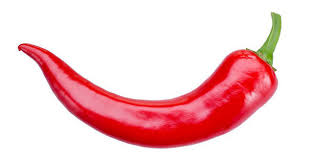
#> input picture images/ot.jpg, 313 x 161 px
$ python test.py
#> lines starting #> are read from the running program, lines starting #| are printed output that depends on the picture
import skimage.io, skimage.color
import numpy
import matplotlib.pyplot


def calculate_gradient(img, template):
    ts = template.size #Number of elements in the template (3).
    #New padded array to hold the resultant gradient image.
    new_img = numpy.zeros((img.shape[0]+ts-1,
                           img.shape[1]+ts-1))
    new_img[numpy.uint16((ts-1)/2.0):img.shape[0]+numpy.uint16((ts-1)/2.0),
            numpy.uint16((ts-1)/2.0):img.shape[1]+numpy.uint16((ts-1)/2.0)] = img
    result = numpy.zeros((new_img.shape))

    for r in numpy.uint16(numpy.arange((ts-1)/2.0, img.shape[0]+(ts-1)/2.0)):
        for c in numpy.uint16(numpy.arange((ts-1)/2.0,
                              img.shape[1]+(ts-1)/2.0)):
            curr_region = new_img[r-numpy.uint16((ts-1)/2.0):r+numpy.uint16((ts-1)/2.0)+1,
                                  c-numpy.uint16((ts-1)/2.0):c+numpy.uint16((ts-1)/2.0)+1]
            curr_result = curr_region * template
            score = numpy.sum(curr_result)
            result[r, c] = score
    #Result of the same size as the original image after removing the padding.
    result_img = result[numpy.uint16((ts-1)/2.0):result.shape[0]-numpy.uint16((ts-1)/2.0),
                        numpy.uint16((ts-1)/2.0):result.shape[1]-numpy.uint16((ts-1)/2.0)]
    return result_img

def gradient_magnitude(horizontal_gradient, vertical_gradient):
    horizontal_gradient_square = numpy.power(horizontal_gradient, 2)
    vertical_gradient_square = numpy.power(vertical_gradient, 2)
    sum_squares = horizontal_gradient_square + vertical_gradient_square
    grad_magnitude = numpy.sqrt(sum_squares)
    return grad_magnitude

def gradient_direction(horizontal_gradient, vertical_gradient):
    grad_direction = numpy.arctan(vertical_gradient/(horizontal_gradient+0.00000001))
    grad_direction = numpy.rad2deg(grad_direction)
    grad_direction = grad_direction%180
    return grad_direction

def HOG_cell_histogram(cell_direction, cell_magnitude, hist_bins):
    HOG_cell_hist = numpy.zeros(shape=(hist_bins.size))
    cell_size = cell_direction.shape[0]

    for row_idx in range(cell_size):
        for col_idx in range(cell_size):
            curr_direction = cell_direction[row_idx, col_idx]
            curr_magnitude = cell_magnitude[row_idx, col_idx]

            diff = numpy.abs(curr_direction - hist_bins)

            if curr_direction < hist_bins[0]:
                first_bin_idx = 0
                second_bin_idx = hist_bins.size-1
            elif curr_direction > hist_bins[-1]:
                first_bin_idx = hist_bins.size-1
                second_bin_idx = 0
            else:
                first_bin_idx = numpy.where(diff == numpy.min(diff))[0][0]
                temp = hist_bins[[(first_bin_idx-1)%hist_bins.size, (first_bin_idx+1)%hist_bins.size]]
                temp2 = numpy.abs(curr_direction - temp)
                res = numpy.where(temp2 == numpy.min(temp2))[0][0]
                if res == 0 and first_bin_idx != 0:
                    second_bin_idx = first_bin_idx-1
                else:
                    second_bin_idx = first_bin_idx+1

            first_bin_value = hist_bins[first_bin_idx]
            second_bin_value = hist_bins[second_bin_idx]
            HOG_cell_hist[first_bin_idx] = HOG_cell_hist[first_bin_idx] + (numpy.abs(curr_direction - first_bin_value)/(180.0/hist_bins.size)) * curr_magnitude
            HOG_cell_hist[second_bin_idx] = HOG_cell_hist[second_bin_idx] + (numpy.abs(curr_direction - second_bin_value)/(180.0/hist_bins.size)) * curr_magnitude
    return HOG_cell_hist


img = skimage.io.imread("images/ot.jpg")
#> img is the input picture: shape (161, 313, 3); mean R, G, B 245.5, 204.8, 207.7
img = skimage.color.rgb2gray(img)
#> img: shape (161, 313) float64

horizontal_mask = numpy.array([-1, 0, 1])
vertical_mask = numpy.array([[-1],
                             [0],
                             [1]])

horizontal_gradient = calculate_gradient(img, horizontal_mask)
#> in calculate_gradient, `new_img[numpy.uint16((ts-1)/2.0):img.shape[0]+numpy.uint16((ts-1)/2.0)..`:
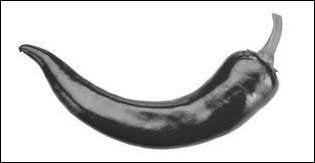
#> new_img: shape (163, 315) float64; min 0, max 1, mean 0.822
#> after the loop in calculate_gradient, `for r in numpy.uint16(numpy.arange((ts-1)/2.0, img.shape[0]+(ts-1)/2.0..`:
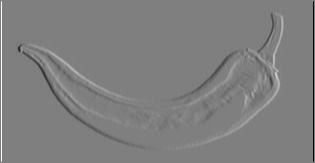
#> result: shape (163, 315) float64; min -3, max 3, mean -3.11e-19; drawn with min black and max white
vertical_gradient = calculate_gradient(img, vertical_mask)
#> after the loop in calculate_gradient (call 2), `for r in numpy.uint16(numpy.arange((ts-1)/2.0, img.shape[0]+(ts-1)/2.0..`:
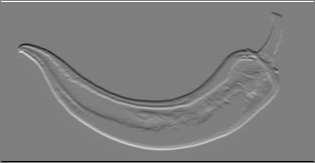
#> result: shape (163, 315) float64; min -3, max 3, mean -4.43e-18; drawn with min black and max white

grad_magnitude = gradient_magnitude(horizontal_gradient, vertical_gradient)
#> in gradient_magnitude, `grad_magnitude = numpy.sqrt(sum_squares)`:
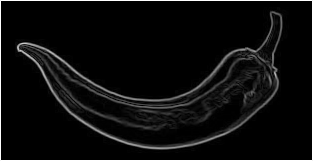
#> grad_magnitude: shape (161, 313) float64; min 0, max 3, mean 0.166; drawn with min black and max white
grad_direction = gradient_direction(horizontal_gradient, vertical_gradient)
#> in gradient_direction, `grad_direction = numpy.arctan(vertical_gradient/(horizontal_gradient+0..`:
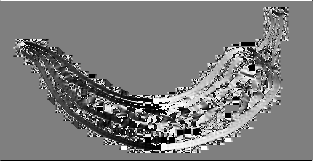
#> grad_direction: shape (161, 313) float64; min -1.57, max 1.57, mean -0.0338; drawn with min black and max white
#> in gradient_direction, `grad_direction = grad_direction%180`:
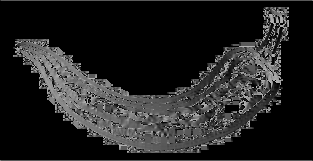
#> grad_direction: shape (161, 313) float64; min 0, max 180, mean 33.9

grad_direction = grad_direction % 180
hist_bins = numpy.array([10,30,50,70,90,110,130,150,170])

# Histogram of the first cell in the first block.
cell_direction = grad_direction[:8, :8]
cell_magnitude = grad_magnitude[:8, :8]
HOG_cell_hist = HOG_cell_histogram(cell_direction, cell_magnitude, hist_bins)
#> after the loop in HOG_cell_histogram, `for row_idx in range(cell_size):`: HOG_cell_hist = [10.5, 2.12, 0.707, 21, 2.01e-07, 0, 0, 0, 178.5]
#> HOG_cell_hist = [10.5, 2.12, 0.707, 21, 2.01e-07, 0, 0, 0, 178.5]

matplotlib.pyplot.bar(x=numpy.arange(9), height=HOG_cell_hist, align="center", width=0.8)
matplotlib.pyplot.show()
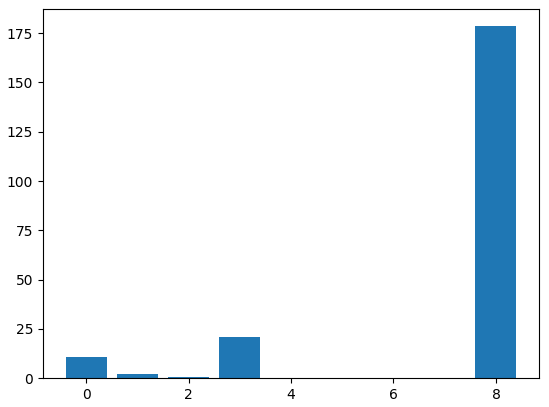
#> figure drawn by matplotlib, 1 panel; tallest bar 178.5 high, from x = 7.6 to 8.4

$ run again, with images/cachua.jpg copied over images/ot.jpg
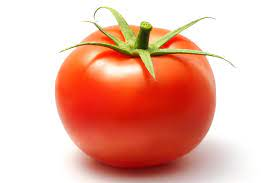
#> input picture images/cachua.jpg, 275 x 183 px
#> img is the input picture: shape (183, 275, 3); mean R, G, B 234.7, 182.2, 167.5
#> img: shape (183, 275) float64
#> after the loop in calculate_gradient (call 2), `for r in numpy.uint16(numpy.arange((ts-1)/2.0, img.shape[0]+(ts-1)/2.0..`:
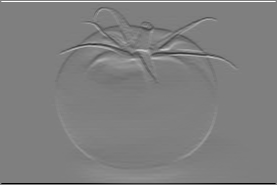
#> result: shape (185, 277) float64; min -3, max 3, mean -0.00176; drawn with min black and max white
#> in gradient_direction, `grad_direction = grad_direction%180`:
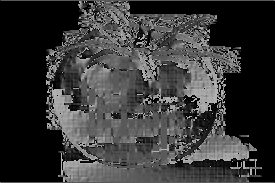
#> grad_direction: shape (183, 275) float64; min 0, max 180, mean 55.6
#> after the loop in HOG_cell_histogram, `for row_idx in range(cell_size):`: HOG_cell_hist = [10.5, 2.12, 0.707, 21, 2.01e-07, 0, 0, 0, 178.5]

$ run again, with images/cachua2.jpg copied over images/ot.jpg
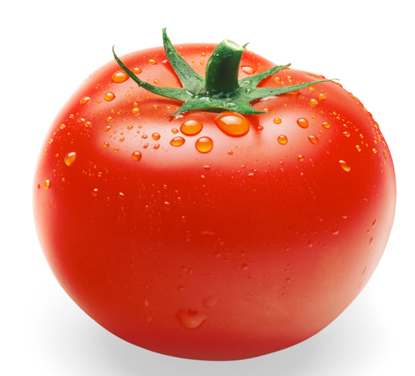
#> input picture images/cachua2.jpg, 415 x 376 px
#> img is the input picture: shape (376, 415, 3); mean R, G, B 226, 148.6, 132.1
#> img: shape (376, 415) float64
#> after the loop in calculate_gradient (call 2), `for r in numpy.uint16(numpy.arange((ts-1)/2.0, img.shape[0]+(ts-1)/2.0..`:
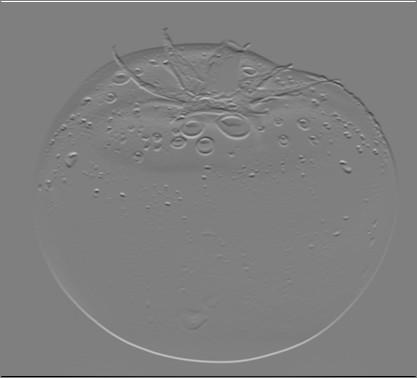
#> result: shape (378, 417) float64; min -3, max 3, mean -0.000876; drawn with min black and max white
#> in gradient_direction, `grad_direction = grad_direction%180`:
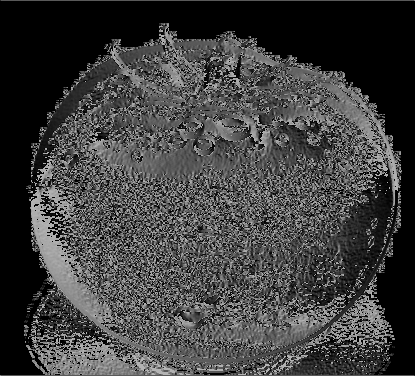
#> grad_direction: shape (376, 415) float64; min 0, max 180, mean 63.2
#> after the loop in HOG_cell_histogram, `for row_idx in range(cell_size):`: HOG_cell_hist = [10.5, 2.12, 0.707, 21, 2.01e-07, 0, 0, 0, 178.5]
